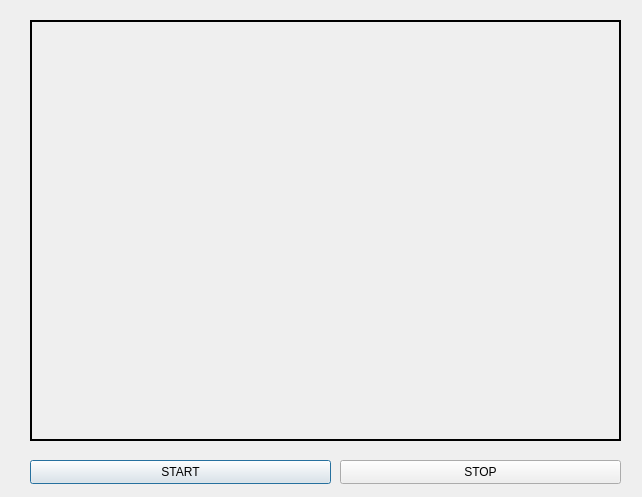
<?xml version="1.0" encoding="UTF-8"?>
<ui version="4.0">
 <class>Dialog</class>
 <widget class="QDialog" name="Dialog">
  <property name="geometry">
   <rect>
    <x>0</x>
    <y>0</y>
    <width>642</width>
    <height>497</height>
   </rect>
  </property>
  <property name="windowTitle">
   <string>Dialog</string>
  </property>
  <widget class="QLabel" name="labelView">
   <property name="geometry">
    <rect>
     <x>30</x>
     <y>20</y>
     <width>591</width>
     <height>421</height>
    </rect>
   </property>
   <property name="styleSheet">
    <string notr="true">border: 2px solid black;</string>
   </property>
   <property name="text">
    <string/>
   </property>
  </widget>
  <widget class="QPushButton" name="startButton">
   <property name="geometry">
    <rect>
     <x>30</x>
     <y>460</y>
     <width>301</width>
     <height>24</height>
    </rect>
   </property>
   <property name="text">
    <string>START</string>
   </property>
  </widget>
  <widget class="QPushButton" name="stopButton">
   <property name="geometry">
    <rect>
     <x>340</x>
     <y>460</y>
     <width>281</width>
     <height>24</height>
    </rect>
   </property>
   <property name="text">
    <string>STOP</string>
   </property>
  </widget>
 </widget>
 <layoutdefault spacing="6" margin="11"/>
 <resources/>
 <connections/>
</ui>
